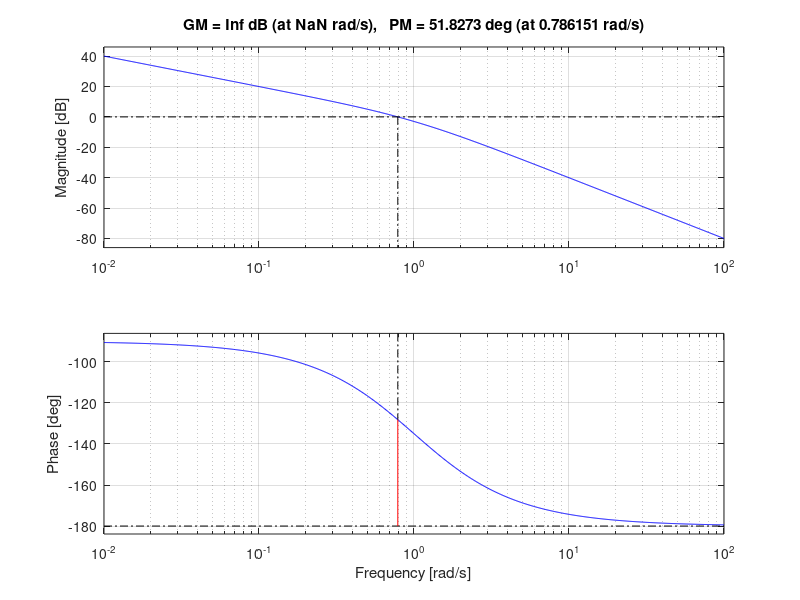
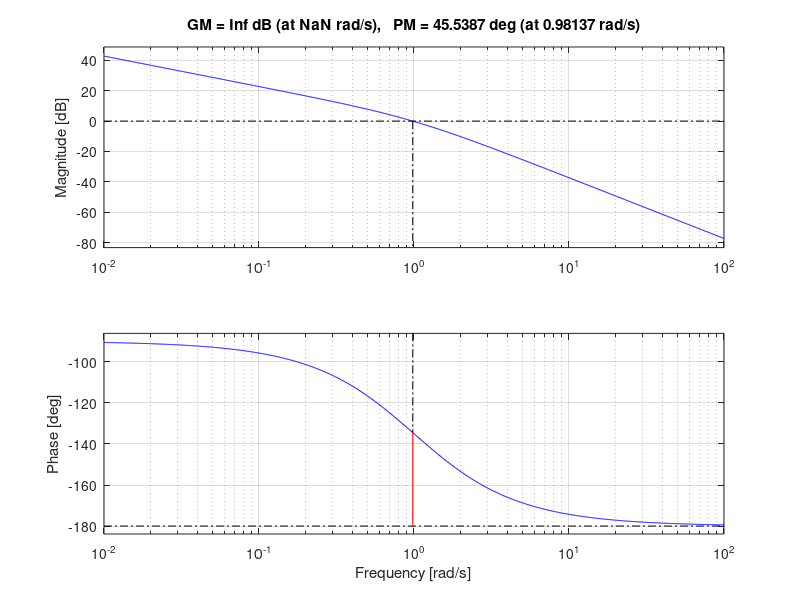
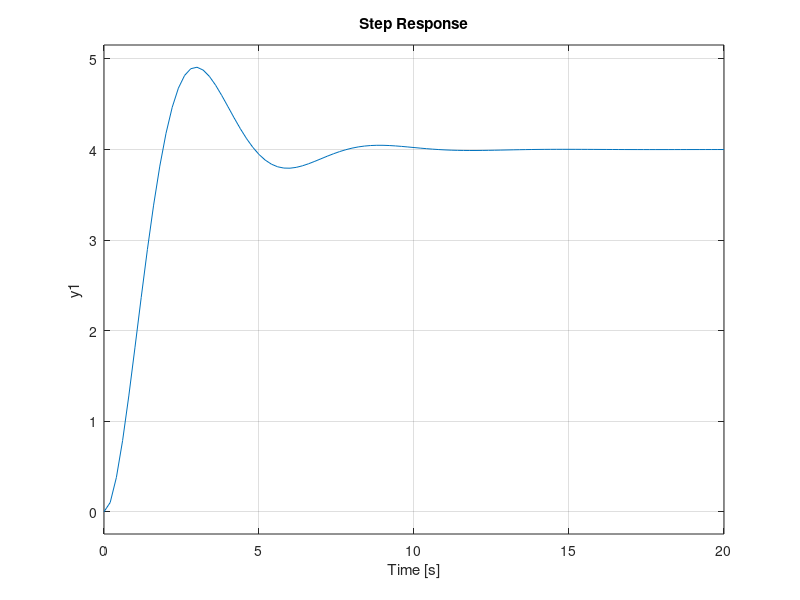

Write the MATLAB code that produced these figures, in order.
clear 
close all
format compact
s = tf('s');
sys_tf = 1/(s+1);
h=1/4;

gc = 4/s;

figure(1)
loop=sys_tf*h*gc;
margin(loop)

gc = 5.5/s;

figure(2)
loop=sys_tf*h*gc;
margin(loop)

sys_cl = sys_tf * gc/(1+loop);
figure(3)
step(sys_cl)